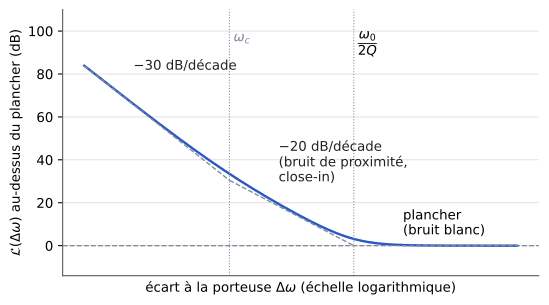

This chart was generated by the following Python code:
"""Figure — Allure du bruit de phase ℒ(Δω) selon Leeson : pente −30 dB/décade (bruit en 1/f converti), puis
−20 dB/décade (bruit de proximité, close-in), puis plancher de bruit blanc au-delà de ω0/(2Q) (EANA3, chapitre 4).
D'après les notes externes [notes-2023-c09, p. 2], redessinée. Courbe tracée avec la forme de Leeson
ℒ = plancher × (1 + (ω0/(2QΔω))²)(1 + ω_c/Δω), écart Δω normalisé par ω0/(2Q), ω_c = 0,03 ω0/(2Q) :
valeurs choisies pour la figure (les notes n'en donnent pas). Le coin ω_c et la forme exacte sont des ajouts Bristol (gris)."""
import matplotlib
matplotlib.use("svg")
import matplotlib.pyplot as plt
import matplotlib.ticker as mticker
import numpy as np
from pathlib import Path

# --- Style commun des figures Bristol (recopié dans chaque script) ---
plt.rcParams.update({
    "font.family": "DejaVu Sans", "mathtext.fontset": "dejavusans", "font.size": 10,
    "axes.grid": True, "grid.color": "#DADADA", "grid.linewidth": 0.6,
    "axes.edgecolor": "#555555", "axes.linewidth": 0.8,
    "axes.spines.top": False, "axes.spines.right": False,
    "lines.linewidth": 1.8, "legend.frameon": False,
    "svg.hashsalt": "bristol",  # rendu SVG reproductible
})
BLEU, VERT, MAGENTA, ORANGE = "#2B59C3", "#1B9E77", "#A23B72", "#E08A1E"
GRIS = "#7E889B"   # éléments ajoutés par rapport à la source (conventions.md § 9)
ENCRE = "#222222"

def virgule(ax, axes="xy"):
    """Virgule décimale et vrai signe moins sur les graduations."""
    f = mticker.FuncFormatter(lambda x, _: f"{x:g}".replace(".", ",").replace("-", "−"))
    if "x" in axes: ax.xaxis.set_major_formatter(f)
    if "y" in axes: ax.yaxis.set_major_formatter(f)

def sauver(fig):
    fig.savefig(Path(__file__).with_suffix(".svg"), bbox_inches="tight", metadata={"Date": None})
# --- Fin du style commun ---

WC = 0.03                                   # coin du bruit en 1/f (normalisé)
x = np.logspace(-3.3, 2, 600)               # Δω / (ω0 / 2Q)
L = 10 * np.log10((1 + 1 / x**2) * (1 + WC / x))   # dB au-dessus du plancher

fig, ax = plt.subplots(figsize=(6.4, 3.6))
ax.semilogx(x, L, color=BLEU)
# asymptotes
xa = np.logspace(-3.3, np.log10(WC), 50); ax.semilogx(xa, 10 * np.log10(WC / xa**3), color=GRIS, ls="--", lw=1)
xb = np.logspace(np.log10(WC), 0, 50);    ax.semilogx(xb, -20 * np.log10(xb), color=GRIS, ls="--", lw=1)
ax.axhline(0, color=GRIS, ls="--", lw=1)
for xc in (WC, 1):
    ax.axvline(xc, color=GRIS, ls=":", lw=0.8)
ax.text(2e-3, 82, "−30 dB/décade", color=ENCRE, ha="left")
ax.text(0.12, 30, "−20 dB/décade\n(bruit de proximité,\nclose-in)", color=ENCRE, ha="left")
ax.text(4, 4, "plancher\n(bruit blanc)", ha="left", va="bottom")
ax.text(1.12, 100, r"$\dfrac{\omega_0}{2Q}$", ha="left", va="top")
ax.text(WC * 1.12, 100, r"$\omega_c$", ha="left", va="top", color=GRIS)
ax.set_xlabel(r"écart à la porteuse $\Delta\omega$ (échelle logarithmique)")
ax.set_ylabel(r"$\mathcal{L}(\Delta\omega)$ au-dessus du plancher (dB)")
ax.set_xticks([]); ax.minorticks_off()
ax.set_ylim(-14, 110)
virgule(ax, "y")
sauver(fig)
